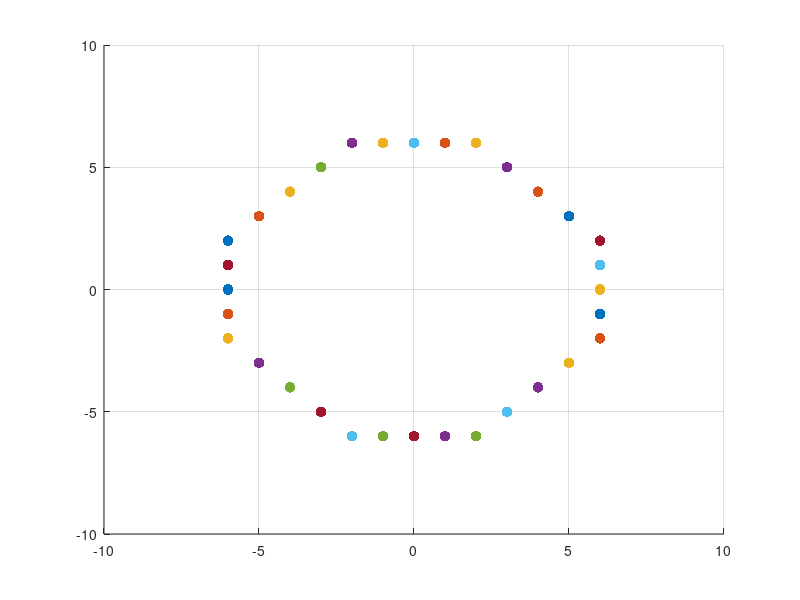

The MATLAB script that drew this image:


rad=6;
y=rad;
x=0;

d=1-rad;

hold on
grid on

axis([-10 10 -10 10])

scatter (x,y,60,"filled")
scatter (y,x,60,"filled")

scatter (y,-x,60,"filled")

scatter (-y,-x,60,"filled")

scatter (-x,-y,60,"filled")

scatter (-x,y,60,"filled")

scatter (x,-y,60,"filled")



scatter (-y,x,60,"filled")


while (y>x)
    if(d<0)
        d+= x*2+3;
        
        x++;
        
        else
            
        d+=(x-y)*2+5;
        
        x++;
        
        y--;
    end
scatter (x,y,60,"filled")
scatter (-x,y,60,"filled")
scatter (x,-y,60,"filled")
scatter (-x,-y,60,"filled")
scatter (y,x,60,"filled")
scatter (-y,x,60,"filled")
scatter (y,-x,60,"filled")
scatter (-y,-x,60,"filled")
end
    